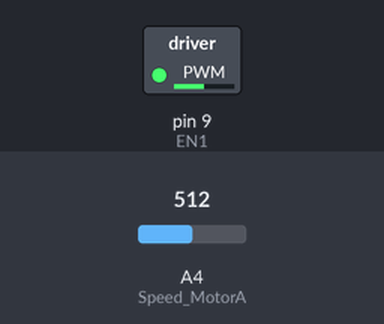
This sketch was run on a simulated Arduino Uno, built with avr-gcc and run on an emulated ATmega328P. On the bench: switched loads named in the sketch (green lamp = pin HIGH). The inputs (shaded band) are chosen by the test bench; at power-on: A4 (Speed_MotorA) = 512.

Above: at 1.2 s.
1.3 s: A4 (Speed_MotorA) set to 716
At 2.0 s:
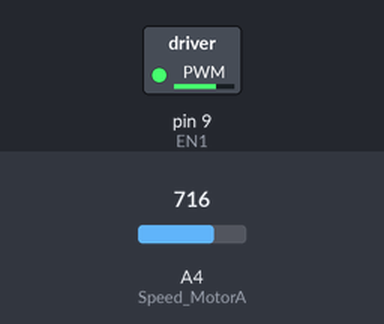
2.8 s: A4 (Speed_MotorA) set to 900
At 3.1 s:
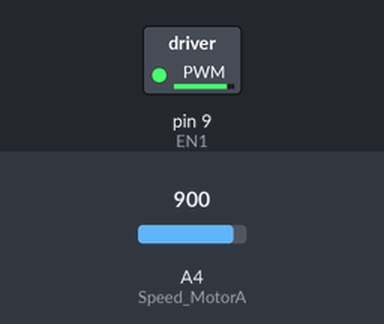
4.3 s: A4 (Speed_MotorA) set to 122
At 5.5 s:
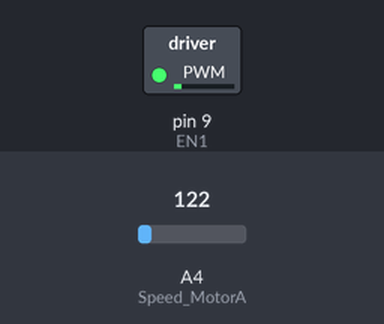
5.8 s: A4 (Speed_MotorA) set to 0
At 6.6 s:
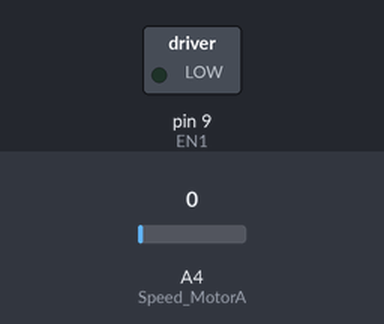
7.3 s: A4 (Speed_MotorA) set to 511
At 7.7 s:
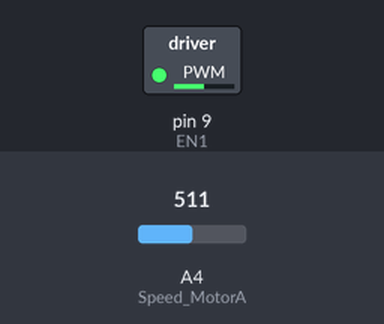
Timing chart, 0 to 9.8 s (numbered marks = the images above; inputs shaded):
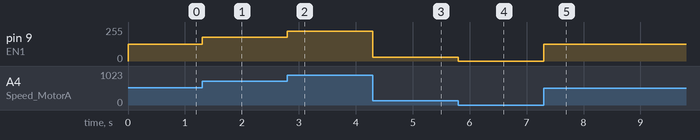

The sketch:

code_H_bridge.ino
```cpp
int EN1 = 9;
int Speed_MotorA = A4;
int read_Speed_MotorA;
int write_Speed_MotorA;
void setup() {

pinMode(EN1, OUTPUT);

pinMode(Speed_MotorA, INPUT);
}
void loop() {
read_Speed_MotorA = analogRead(Speed_MotorA);

write_Speed_MotorA = map(read_Speed_MotorA,0,1023,0,255);

analogWrite(EN1, write_Speed_MotorA);
}
```

Measured:
- after the input at 1.3 s, pin 9 (EN1): 127/255 → 178/255 at once
- after the input at 2.8 s, pin 9 (EN1): 178/255 → 224/255 at once
- after the input at 4.3 s, pin 9 (EN1): 224/255 → 30/255 at once
- after the input at 5.8 s, pin 9 (EN1): 30/255 → 0/255 at once
- after the input at 7.3 s, pin 9 (EN1): 0/255 → 127/255 at once
